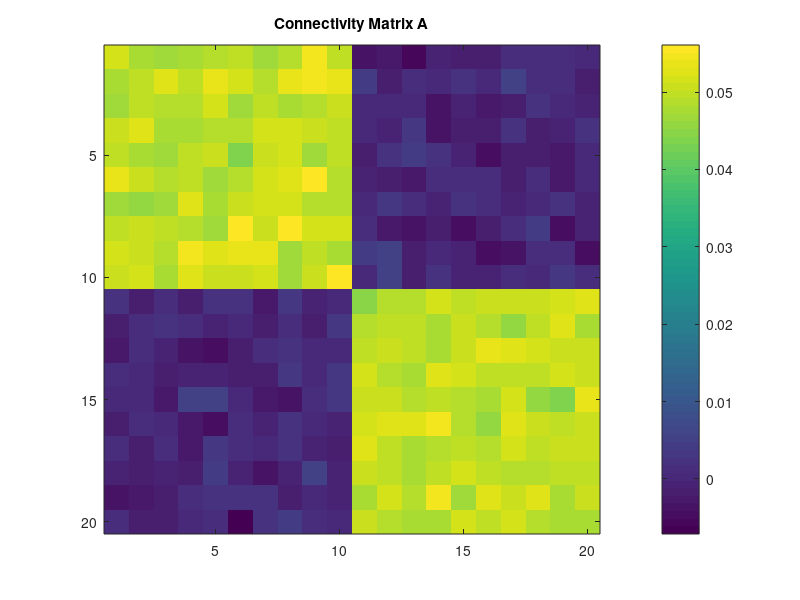

Reproduce this figure in MATLAB. (Note: this script raises an error after producing the figure.)
% Find Minimum Information Partition (MIP) in a multivariate autoregressive model, 
%   X^t = A*X^{t-1} + E,
% where A is a connectivity matrix and E is gaussian noise.

clear all;

%% generate time series data
%%%%%%%%%%%%%%%%%%%%%%%%%%%%%%%%%%%%%%%%%%%%%%%%%%%%%%%%%%%%%%%%%%%%%%%%%%%
disp('Generating time series data...')

%%% construct connectivity matrix %%%
N = 20; % the number of elements
A = zeros(N); % A: connectivity matrix (block structured)
n_block = 2;
for i = 1:n_block
    indices_block = ((1+(i-1)*N/n_block):i*N/n_block)';
    A(indices_block, indices_block) = 1/N;
end
A = A + 0.01*randn(N)/sqrt(N);

figure(1)
imagesc(A)
title('Connectivity Matrix A')
colorbar;

%%% generate random gaussian time series X %%%
T = 10^6;
X = zeros(N,T);
X(:,1) = randn(N,1);
for t=2: T
    E = randn(N,1);
    X(:,t) = A*X(:,t-1) + E;
end

%% params
params.tau = 1; % time delay

%% options
options.type_of_dist = 'Gauss'; % type of probability distribution
options.type_of_phi = 'Geo'; % type of phi
options.type_of_MIPsearch = 'Queyranne'; % type of MIP search

%% find Minimum Information Partition (MIP)
tic;
[Z_MIP, phi_MIP] = MIP_search(X, params, options );
CalcTime = toc;

disp( ['CalcTime=', num2str(CalcTime)])
disp(['phi at the MIP: ', num2str(phi_MIP)])
disp(['the MIP: ', num2str(Z_MIP)])
disp(' ')